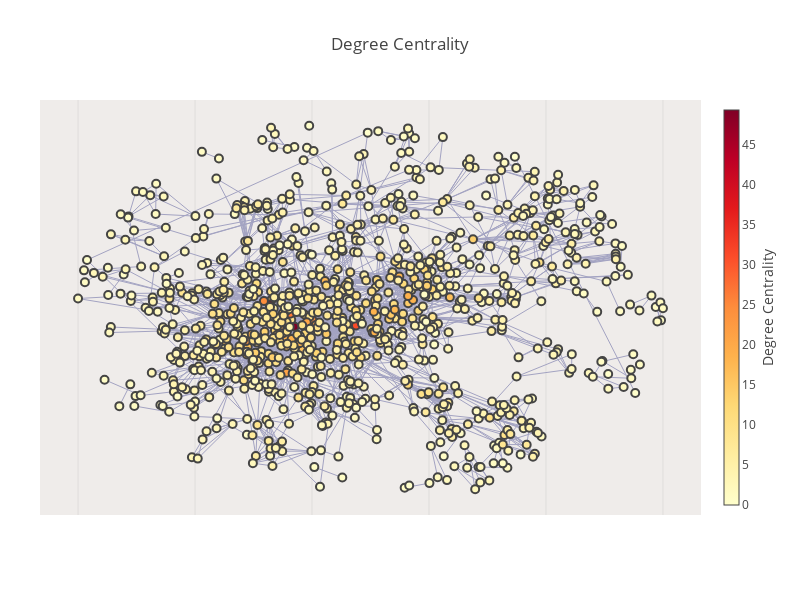

Notebook cell for this chart:
### Markdown cell above
## Degree Centrality

### Code cell
init_notebook_mode(connected=True)
fig = plot_ly(subgraph, "Degree Centrality", measures[0], "Degree", colorscale='YIOrRd')
iplot(fig, filename="Degree Centrality")

### Figure 1 — Plotly figure (JSON) as saved in the notebook; plotly's stock layout.template omitted (floating-point values rounded to 4 significant figures; data arrays with more than 128 entries replaced by an {"elided": "..."} marker saying what was removed)
{"data": [{"hoverinfo": "none", "line": {"color": "#a3a3c2", "width": 1}, "mode": "lines", "type": "scatter", "x": {"elided": "8490 float values"}, "y": {"elided": "8490 float values"}}, {"hoverinfo": "text", "marker": {"color": {"elided": "998 float values"}, "colorbar": {"thickness": 15, "title": "Degree Centrality", "titleside": "right", "xanchor": "left"}, "colorscale": "YIOrRd", "line": {"width": 2}, "reversescale": true, "showscale": true, "size": 8}, "mode": "markers", "name": "", "opacity": 1, "text": {"elided": "998 str values"}, "type": "scatter", "x": {"elided": "998 float values"}, "y": {"elided": "998 float values"}}], "layout": {"autosize": false, "font": {}, "height": 600, "hovermode": "closest", "margin": {"b": 85, "l": 40, "pad": 0, "r": 40, "t": 100}, "plot_bgcolor": "#EFECEA", "showlegend": false, "title": "Degree Centrality", "width": 800, "xaxis": {"showline": false, "showticklabels": false, "title": "", "titlefont": {"color": "#7f7f7f", "size": 14}, "zeroline": false}, "yaxis": {"showgrid": false, "showline": false, "showticklabels": false, "title": "", "zeroline": false}}}
